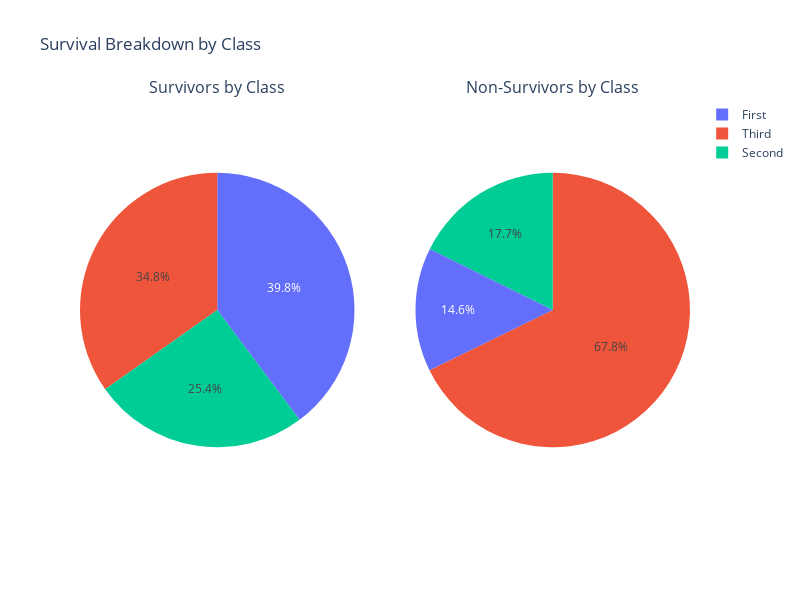

Here is the notebook cell this chart was saved with:
### Markdown cell above
Below we show how class impacted survivability. Here we can also see that much more passangers survived from first and second class than did from third class. This makes sense as first class passangers were know to be boarded first into lifeboats followed by the second and third class passangers.

### Code cell
import plotly.graph_objects as go
from plotly.subplots import make_subplots

## Generate the counts
class_survival_count = dataset.groupby(['Pclass', 'Survived']).size().reset_index(name='count')

# Filter data for survivors and non-survivors
survivors_by_class = class_survival_count[class_survival_count['Survived'] == "Survived"]
non_survivors_by_class = class_survival_count[class_survival_count['Survived'] == "Not Survived"]

# Create a subplot with two pie charts
fig2 = make_subplots(rows=1, cols=2, specs=[[{'type': 'pie'}, {'type': 'pie'}]], 
                    subplot_titles=("Survivors by Class", "Non-Survivors by Class"))

# Add survivors pie chart
fig2.add_trace(go.Pie(labels=survivors_by_class['Pclass'], values=survivors_by_class['count']), row=1, col=1)

# Add non-survivors pie chart
fig2.add_trace(go.Pie(labels=non_survivors_by_class['Pclass'], values=non_survivors_by_class['count']), row=1, col=2)

# Update layout for better visualization
fig2.update_layout(title_text="Survival Breakdown by Class", width=800, height=600)

# Show figure
fig2.show()

### Figure 1 — Plotly figure (JSON) as saved in the notebook; plotly's stock layout.template omitted (floating-point values rounded to 4 significant figures)
{"data": [{"domain": {"x": [0, 0.45], "y": [0, 1]}, "labels": ["First", "Second", "Third"], "type": "pie", "values": [136, 87, 119]}, {"domain": {"x": [0.55, 1], "y": [0, 1]}, "labels": ["First", "Second", "Third"], "type": "pie", "values": [80, 97, 372]}], "layout": {"annotations": [{"font": {"size": 16}, "showarrow": false, "text": "Survivors by Class", "x": 0.225, "xanchor": "center", "xref": "paper", "y": 1, "yanchor": "bottom", "yref": "paper"}, {"font": {"size": 16}, "showarrow": false, "text": "Non-Survivors by Class", "x": 0.775, "xanchor": "center", "xref": "paper", "y": 1, "yanchor": "bottom", "yref": "paper"}], "height": 600, "title": {"text": "Survival Breakdown by Class"}, "width": 800}}
